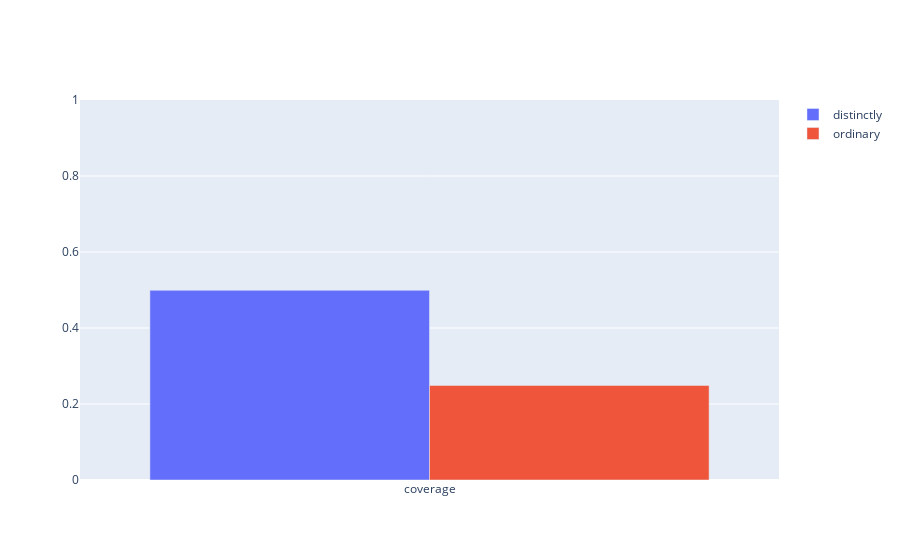

The code cell stored with this chart in its notebook:
### Code cell
show_feature_coverage(exp)

### Figure 1 — Plotly figure (JSON) as saved in the notebook; plotly's stock layout.template omitted (floating-point values rounded to 4 significant figures)
{"data": [{"name": "distinctly", "type": "bar", "x": ["coverage"], "y": [0.4992]}, {"name": "ordinary", "type": "bar", "x": ["coverage"], "y": [0.2488]}], "layout": {"yaxis": {"range": [0, 1]}}}
